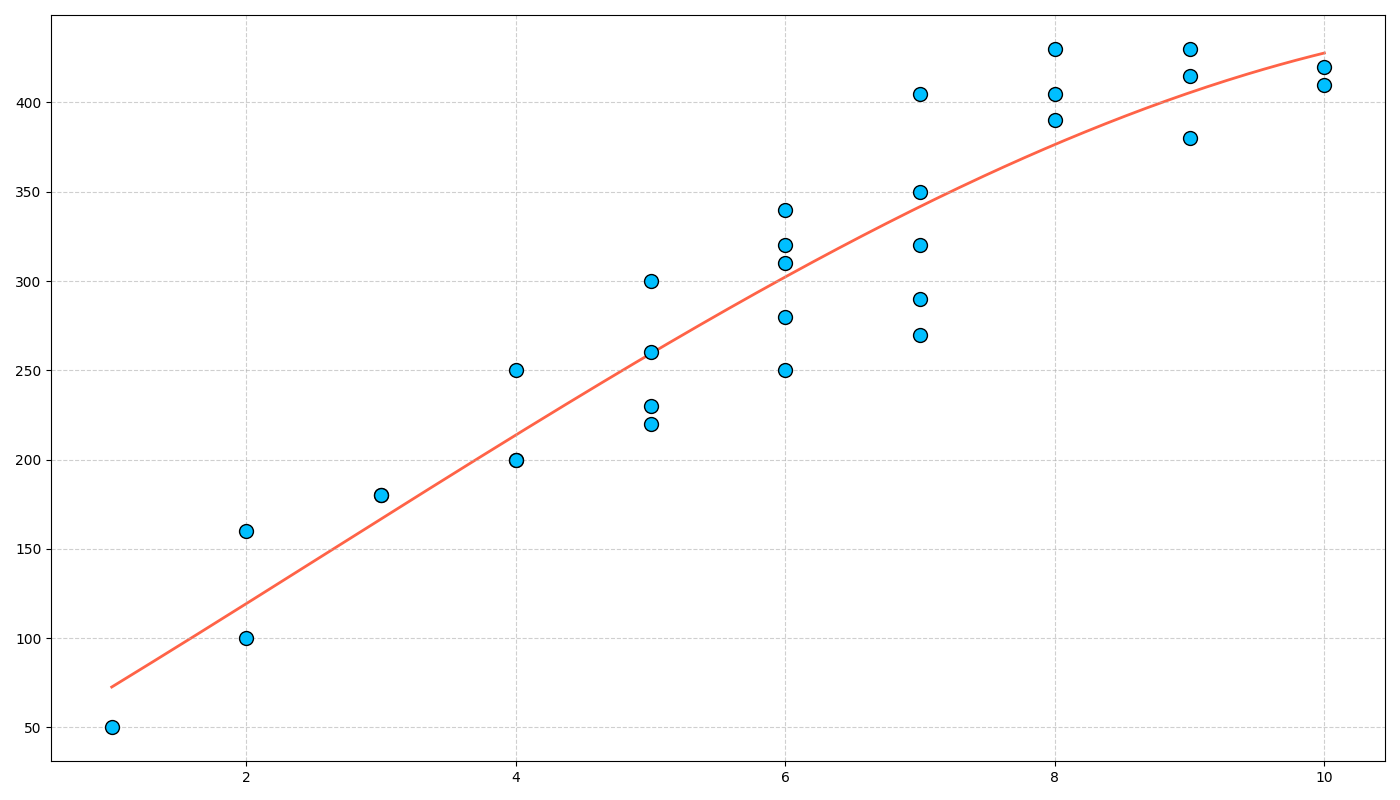

Source code (Python):
import matplotlib.pyplot as plt
import numpy as np

days = np.arange(1, 31)

coffee_consumption = np.array([3, 1, 4, 2, 5, 3, 2, 6, 4, 5, 7, 6, 5, 6,
                               7, 5, 4, 8, 7, 9, 6, 10, 8, 7, 10, 9, 8, 9, 7, 6])

lines_of_code = np.array([180, 50, 200, 100, 220, 180, 160, 250, 200, 230, 290, 310, 300, 320,
                          270, 260, 250, 390, 350, 380, 340, 410, 430, 405, 420, 415, 405, 430, 320, 280])

fig, ax1 = plt.subplots(figsize=(14, 8))

# Changed colors for scatter plot and trend line
scatter = ax1.scatter(coffee_consumption, lines_of_code, color='deepskyblue', edgecolors='black', s=100, zorder=2)

z = np.polyfit(coffee_consumption, lines_of_code, 3)
p = np.poly1d(z)
trendline_x = np.linspace(coffee_consumption.min(), coffee_consumption.max(), 300)
trendline_y = p(trendline_x)
trend = ax1.plot(trendline_x, trendline_y, color='tomato', linestyle='-', linewidth=2, zorder=1)

ax1.grid(visible=True, linestyle='--', alpha=0.6)

plt.tight_layout()

plt.show()
